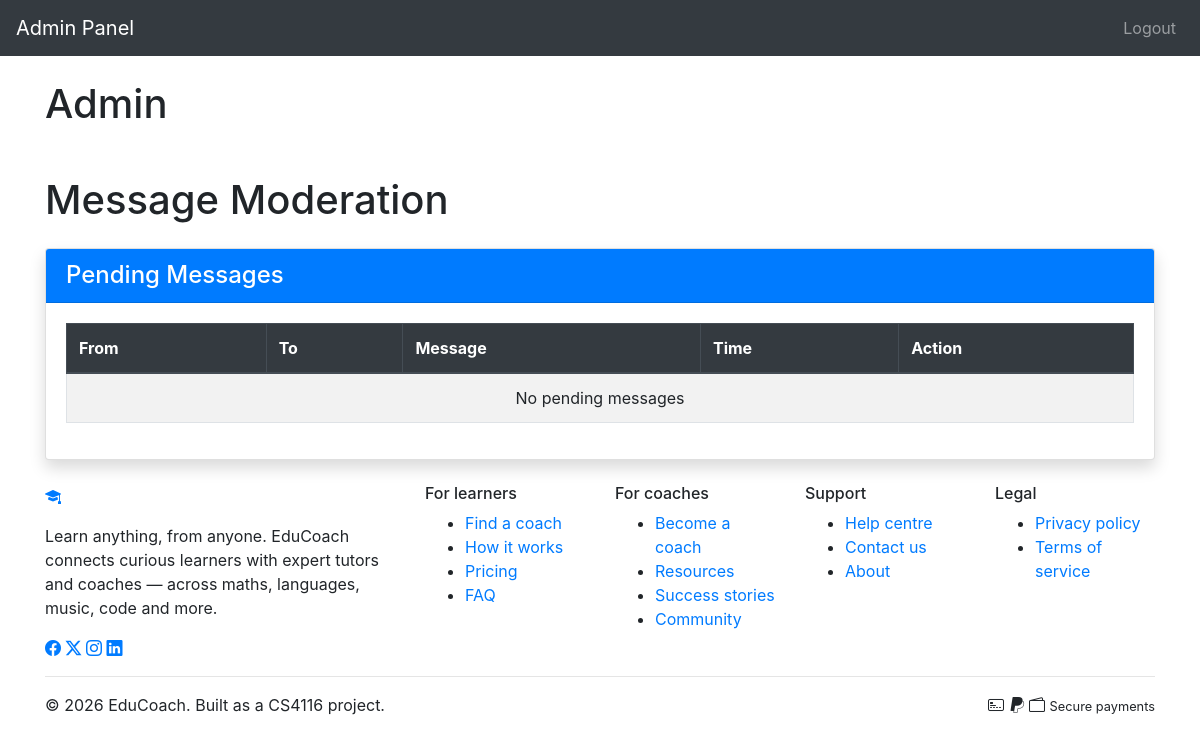
/pages/message-moderation.php (signed in), run on an earlier commit of the app's database.
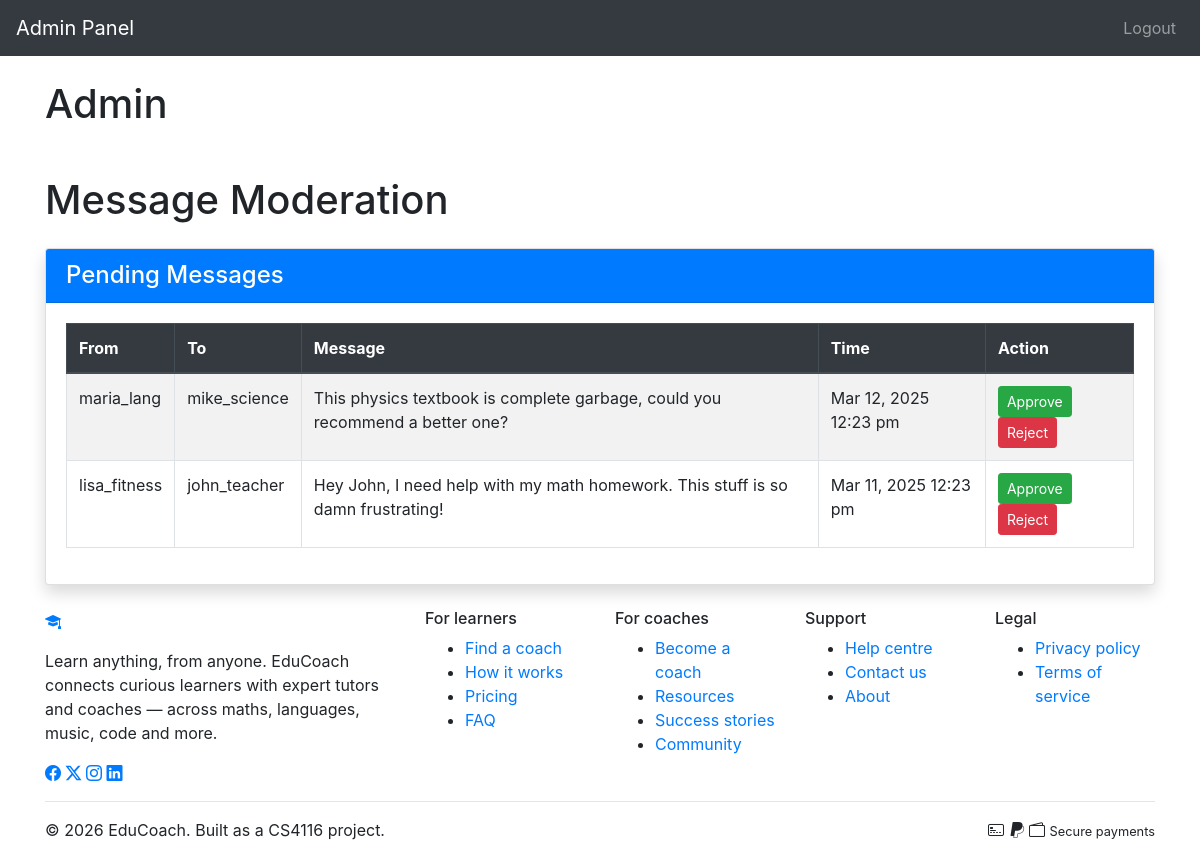
And on a later commit of the database.
### tables this page shows
CREATE TABLE IF NOT EXISTS Messages (
    message_id INT PRIMARY KEY AUTO_INCREMENT,
    sender_id INT,
    receiver_id INT,
    inquiry_id INT,
    content TEXT,
    created_at TIMESTAMP DEFAULT CURRENT_TIMESTAMP,
    is_read BOOLEAN DEFAULT FALSE,
    status ENUM('pending', 'approved', 'rejected') DEFAULT 'approved'
);

CREATE TABLE IF NOT EXISTS Users (
    user_id INT PRIMARY KEY AUTO_INCREMENT,
    username VARCHAR(50) NOT NULL,
    email VARCHAR(100) NOT NULL UNIQUE,
    password_hash VARCHAR(255) NOT NULL,
    user_type ENUM('regular', 'business', 'admin') DEFAULT 'regular',
    profile_image VARCHAR(255),
    bio TEXT,
    created_at TIMESTAMP DEFAULT CURRENT_TIMESTAMP,
    is_banned BOOLEAN DEFAULT FALSE,
    reset_token VARCHAR(64) DEFAULT NULL,
    reset_expires DATETIME DEFAULT NULL,
    last_login DATETIME DEFAULT NULL
);

### pages/message-moderation.php (the view, shortened to what this page needs)
<?php
require __DIR__ . '/../includes/db_connection.php';
try {
    $stmt = $pdo->prepare("
        SELECT m.*,
               sender.username as sender_name,
               receiver.username as receiver_name
        FROM Messages m
        JOIN Users sender ON m.sender_id = sender.user_id
        JOIN Users receiver ON m.receiver_id = receiver.user_id
        WHERE m.status = 'pending'
        ORDER BY m.created_at DESC
    ");
    $stmt->execute();
    $pending_messages = $stmt->fetchAll(PDO::FETCH_ASSOC);
} catch (PDOException $e) {
    $error = 'Database error: ' . $e->getMessage();
}
include __DIR__ . '/../includes/admin-header.php';
?>
<div class="container mt-5">
    <div class="row">
        <div class="col-md-12">
            <h1 class="mb-4">Message Moderation</h1>
        </div>
    </div>
    <div class="row">
        <div class="col-md-12">
            <div class="card shadow mb-4">
                <div class="card-header bg-primary text-white">
                    <h4 class="mb-0">Pending Messages</h4>
                </div>
                <div class="card-body">
                    <table class="table table-striped table-bordered">
                        <thead class="thead-dark">
                            <tr>
                                <th>From</th>
                                <th>To</th>
                                <th>Message</th>
                                <th>Time</th>
                                <th>Action</th>
                            </tr>
                        </thead>
                        <tbody>
                            <?php if (count($pending_messages) > 0): ?>
                                <?php foreach ($pending_messages as $message): ?>
                                    <tr>
                                        <td><?= htmlspecialchars($message['sender_name']) ?></td>
                                        <td><?= htmlspecialchars($message['receiver_name']) ?></td>
                                        <td><?= htmlspecialchars($message['content']) ?></td>
                                        <td><?= date('M j, Y g:i a', strtotime($message['created_at'])) ?></td>
                                        <td>
                                            <form method="post" action="moderate-message.php" class="d-inline">
                                                <button type="submit" name="action" value="approve" class="btn btn-sm btn-success">Approve</button>
                                                <button type="submit" name="action" value="reject" class="btn btn-sm btn-danger">Reject</button>
                                            </form>
                                        </td>
                                    </tr>
                                <?php endforeach; ?>
                            <?php else: ?>
                                <tr>
                                    <td colspan="5" class="text-center">No pending messages</td>
                                </tr>
                            <?php endif; ?>
                        </tbody>
                    </table>
                </div>
            </div>
        </div>
    </div>
</div>
<?php include __DIR__ . '/../includes/footer.php'; ?>

What changed in the data, as far as the page shows it:
added messages: sender.username "maria_lang", receiver.username "mike_science", content "This physics textbook is complete garbage, could you recommend a better one?", created_at "Mar 12, 2025 12:23 pm"
added messages: sender.username "lisa_fitness", receiver.username "john_teacher", content "Hey John, I need help with my math homework. This stuff is so damn frustrating!", created_at "Mar 11, 2025 12:23 pm"
Also different on the page:
text no longer shown: "No pending messages"
